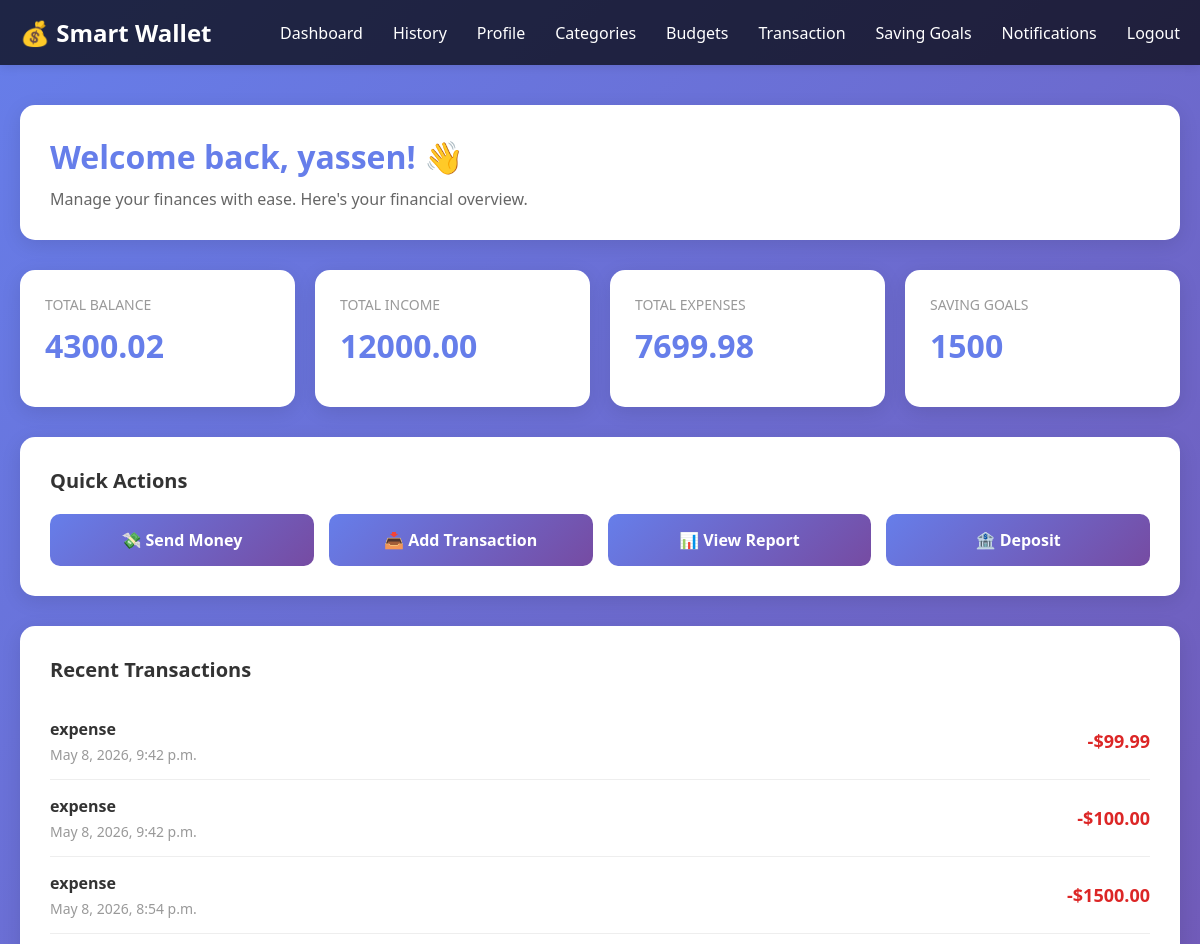
Before: /user/home/ (signed in, upper part) with the older database file.
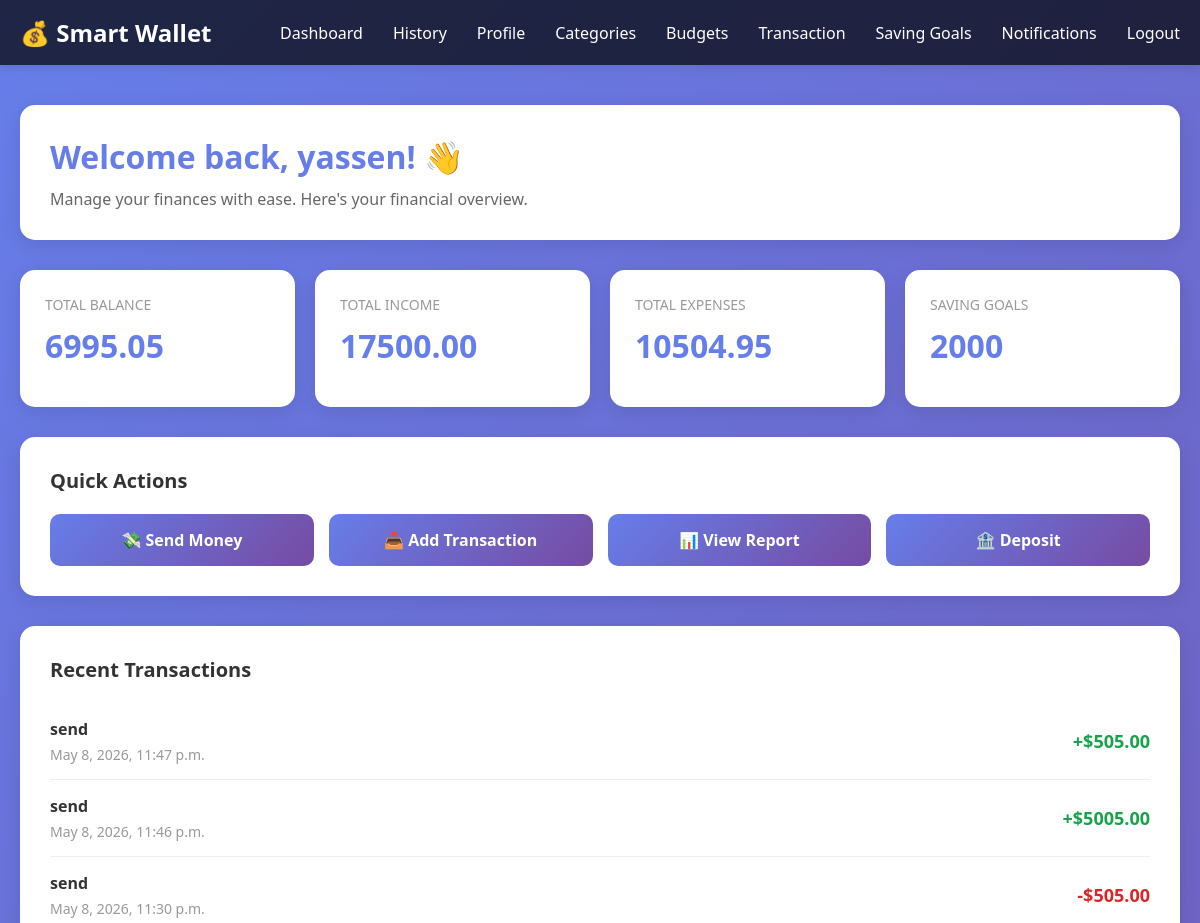
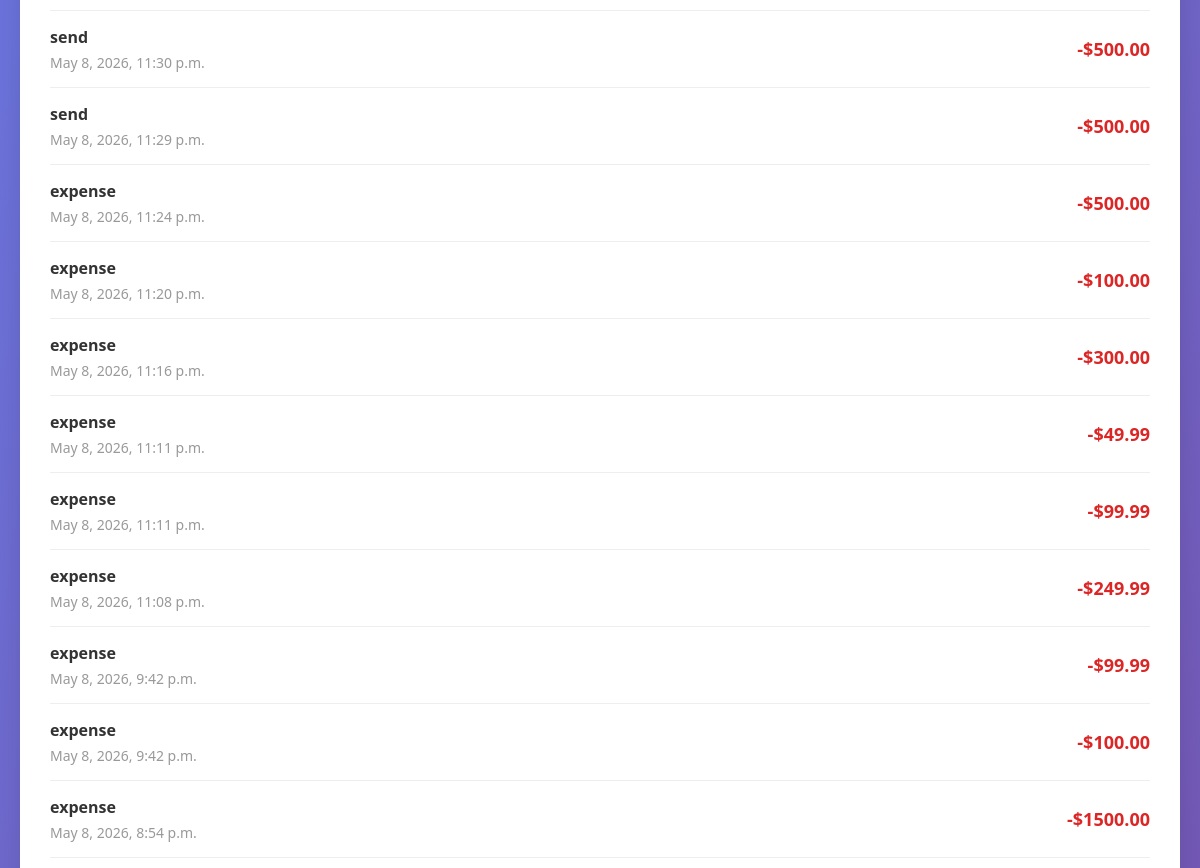
After: the same page with the newer database file (2 pictures, top to bottom).
### user/models.py (models this page shows, shortened)
class WalletUser(AbstractUser):
    email = models.EmailField(unique=True)

### transactions/models.py (models this page shows, shortened)
class Transaction(models.Model):
    TYPE_CHOICES = [
        ('income' , 'Income'),
        ('expense', 'Expense'),
        ('saving' , 'Saving'),
        ('send'   , 'Sending')
    ]
    reciever = models.ForeignKey('user.Wallet',
        on_delete=models.CASCADE,
        null = True,
        blank = True)
    fee = models.DecimalField(max_digits=10,decimal_places=2,default=0)
    wallet = models.ForeignKey('user.Wallet', on_delete=models.CASCADE, related_name='transactions')
    amount = models.DecimalField(max_digits=10, decimal_places=2)
    type = models.CharField(max_length=10, choices=TYPE_CHOICES)
    date = models.DateTimeField(auto_now_add=True)
    description = models.TextField(null=True, blank=True)
    budget = models.ForeignKey(
    'Budget',
    on_delete=models.CASCADE,
    related_name='transactions',
    null=True,
    blank=True
    )
    saving_goals = models.ForeignKey('SavingGoals'
        ,on_delete=models.CASCADE
        ,related_name='transactions'
        ,null=True
        ,blank=True)

### user/views.py (the view)
# urls.py: path('home/', views.view_home, name='home'),
@login_required
def view_home(request):
    user = _get_current_user(request)
    if not user:
        return redirect('login')
    try:
        wallet = user.wallet
    except models.Wallet.DoesNotExist:
        return redirect('deposit')
    user.total_balance = wallet.total_balance
    user.total_income = wallet.total_income
    user.total_expense = wallet.total_expense
    user.saving_goals = Decimal('0')
    transaction = transactions_models.Transaction.objects.filter(Q (wallet=wallet) | Q(reciever=wallet)).order_by('-date')
    saving_gaols = transactions_models.SavingGoals.objects.filter(wallet=wallet).aggregate(total_saving=Sum('current_amount'))['total_saving'] or 0
    context = {
        'user': user,
        'wallet': wallet,
        'transaction': transaction,
        'saving_goals': saving_gaols,
    }
    return render(request, 'index.html', context)

### user/views.py (called while the page is built)
def _get_current_user(request):
    user = request.user if request.user.is_authenticated else None
    if not user:
        user_id = request.session.get('user_id')
        if user_id:
            user = User.objects.filter(id=user_id).first()
    if user and not user.first_name:
        user.first_name = user.username
    return user

### templates/index.html (shortened to what this page needs)
<!DOCTYPE html>
{% load static %}
<html lang="en">
<head>
    <link rel="stylesheet" href="{% static 'css/style.css' %}">
</head>
<body id="user-home-body">
    <header id="user-home-header">
        <nav id="user-home-nav">
            <div class="logo">💰 Smart Wallet</div>
            <ul class="nav-links">
                <li><a href="{% url 'home' %}">Dashboard</a></li>
                <li><a href="{% url 'transactions' %}">History</a></li>
                <li><a href="{% url 'profile' %}">Profile</a></li>
                <li><a href="{% url 'categories' %}">Categories</a></li>
                <li><a href="{% url 'budget' %}">Budgets</a></li>
                <li><a href="{% url 'add_transaction' %}">Transaction</a></li>
                <li><a href="{% url 'saving_goals' %}">Saving Goals</a></li>
                <li><a href="{% url 'notifications' %}">Notifications</a></li>
                <li><a href="{% url 'logout' %}">Logout</a></li>
            </ul>
        </nav>
    </header>
    <div class="container" id="user-home-container">
        <div class="welcome-section" id="user-home-welcome">
            <h1>Welcome back, {{user.first_name}}! 👋</h1>
            <p>Manage your finances with ease. Here's your financial overview.</p>
        </div>
        <div class="dashboard-grid">
            <div class="card">
                <div class="card-title">Total Balance</div>
                <div class="card-value">{{ user.total_balance }}</div>
            </div>
            <div class="card">
                <div class="card-title">Total income</div>
                <div class="card-value">{{ user.total_income }}</div>
            </div>
            <div class="card">
                <div class="card-title">Total Expenses</div>
                <div class="card-value">{{ user.total_expense }}</div>
            </div>
            <div class="card">
                <div class="card-title">Saving goals</div>
                <div class="card-value">{{ saving_goals }}</div>
            </div>
        </div>
        <div class="quick-actions" id="user-home-quick-actions">
            <h2>Quick Actions</h2>
            <div class="actions-grid">
                <a href="{% url 'send_money' %}" class="action-btn">💸 Send Money</a>
                <a href="{% url 'add_transaction' %}" class="action-btn">📥 Add Transaction</a>
                <a href="{% url 'view_report' %}" class="action-btn">📊 View Report</a>
                <a href="{% url 'deposit' %}" class="action-btn">🏦 Deposit</a>
            </div>
        </div>
        <div class="transactions-section">
    <h2>Recent Transactions</h2>
    <ul class="transaction-list">
        {% for t in transaction %}
        <li class="transaction-item">
            <div class="transaction-info">
                <div class="transaction-type">{{ t.type }}</div>
                <div class="transaction-date">{{ t.date }}</div>
            </div>
            <div class="transaction-amount {% if t.wallet == user.wallet and t.type != 'income'%}amount-negative{% else %}amount-positive{% endif %}">
                {% if t.wallet == user.wallet and t.type != 'income' %}-{% else %}+{% endif %}${{ t.amount|floatformat:2 }}
            </div>
        </li>
        {% empty %}
        <li>No transactions yet.</li>
        {% endfor %}
    </ul>
</div>
    </div>
</body>
</html>

Changed rows visible on the page:
computed for WalletUser "yassen": total_balance "4300.02" → "6995.05"; total_income "12000.00" → "17500.00"; total_expense "7699.98" → "10504.95"
added Transaction: type "send", date "May 8, 2026, 11:47 p.m.", amount "505.00"
added Transaction: type "send", date "May 8, 2026, 11:46 p.m.", amount "5005.00"
added Transaction: type "send", date "May 8, 2026, 11:30 p.m.", amount "505.00"
added Transaction: type "send", date "May 8, 2026, 11:30 p.m.", amount "500.00"
added Transaction: type "send", date "May 8, 2026, 11:29 p.m.", amount "500.00"
added Transaction: type "expense", date "May 8, 2026, 11:24 p.m.", amount "500.00"
added Transaction: type "expense", date "May 8, 2026, 11:20 p.m.", amount "100.00"
added Transaction: type "expense", date "May 8, 2026, 11:16 p.m.", amount "300.00"
added Transaction: type "expense", date "May 8, 2026, 11:11 p.m.", amount "49.99"
added Transaction: type "expense", date "May 8, 2026, 11:11 p.m.", amount "99.99"
added Transaction: type "expense", date "May 8, 2026, 11:08 p.m.", amount "249.99"
Other visible differences:
{{ saving_goals }}: "1500" → "2000"
